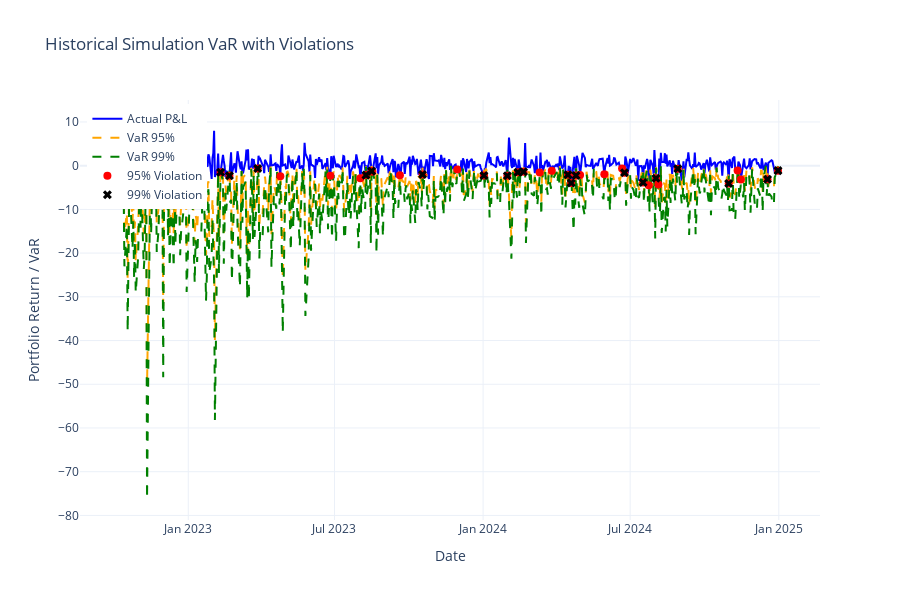

Source (notebook cell):
### Code cell
fig = go.Figure()

# actual P&L line
fig.add_trace(go.Scatter(
    x=results.index, y=results['ActualPnL'],
    mode='lines',
    name='Actual P&L',
    line=dict(color='blue')
))

# VaR 95% line
fig.add_trace(go.Scatter(
    x=results.index, y=-results['Historical95'],
    mode='lines',
    name='VaR 95%',
    line=dict(dash='dash', color='orange')
))

# VaR 99% line
fig.add_trace(go.Scatter(
    x=results.index, y=-results['Historical99'],
    mode='lines',
    name='VaR 99%',
    line=dict(dash='dash', color='green')
))

# violation 95% dots
violation95 = results['Violation95']
fig.add_trace(go.Scatter(
    x=results.index[violation95],
    y=results['ActualPnL'][violation95],
    mode='markers',
    name='95% Violation',
    marker=dict(color='red', size=8, symbol='circle'),
    text=[
        f"Date: {d.strftime('%Y-%m-%d')}<br>PnL: {p:.4f}"
        for d, p in zip(results.index[violation95], results['ActualPnL'][violation95])
    ],
    hoverinfo='text'
))

# violation 99% dots
violation99 = results['Violation99']
fig.add_trace(go.Scatter(
    x=results.index[violation99],
    y=results['ActualPnL'][violation99],
    mode='markers',
    name='99% Violation',
    marker=dict(color='black', size=8, symbol='x'),
    text=[
        f"Date: {d.strftime('%Y-%m-%d')}<br>PnL: {p:.4f}"
        for d, p in zip(results.index[violation99], results['ActualPnL'][violation99])
    ],
    hoverinfo='text'
))

# layout adjustments
fig.update_layout(
    title='Historical Simulation VaR with Violations',
    xaxis_title='Date',
    yaxis_title='Portfolio Return / VaR',
    hovermode='closest',
    template='plotly_white',
    legend=dict(x=0.01, y=0.99),
    height=600
)

fig.show()

### Figure 1 — Plotly figure (JSON) as saved in the notebook; plotly's stock layout.template omitted (floating-point values rounded to 4 significant figures; data arrays with more than 128 entries replaced by an {"elided": "..."} marker saying what was removed)
{"data": [{"line": {"color": "blue"}, "mode": "lines", "name": "Actual P&L", "x": {"elided": "559 str values"}, "y": {"elided": "559 float values"}, "type": "scatter"}, {"line": {"color": "orange", "dash": "dash"}, "mode": "lines", "name": "VaR 95%", "x": {"elided": "559 str values"}, "y": {"elided": "559 float values"}, "type": "scatter"}, {"line": {"color": "green", "dash": "dash"}, "mode": "lines", "name": "VaR 99%", "x": {"elided": "559 str values"}, "y": {"elided": "559 float values"}, "type": "scatter"}, {"hoverinfo": "text", "marker": {"color": "red", "size": 8, "symbol": "circle"}, "mode": "markers", "name": "95% Violation", "text": ["Date: 2022-10-11<br>PnL: -1.7477", "Date: 2022-11-02<br>PnL: -3.9576", "Date: 2022-11-28<br>PnL: -1.9154", "Date: 2022-12-06<br>PnL: -3.7105", "Date: 2022-12-15<br>PnL: -4.0537", "Date: 2022-12-19<br>PnL: -2.5840", "Date: 2023-02-10<br>PnL: -1.5311", "Date: 2023-02-21<br>PnL: -2.2997", "Date: 2023-03-28<br>PnL: -0.6326", "Date: 2023-04-25<br>PnL: -2.4430", "Date: 2023-06-26<br>PnL: -2.3355", "Date: 2023-08-02<br>PnL: -2.8944", "Date: 2023-08-09<br>PnL: -2.1655", "Date: 2023-08-16<br>PnL: -1.2510", "Date: 2023-08-17<br>PnL: -1.3769", "Date: 2023-09-20<br>PnL: -2.1870", "Date: 2023-10-18<br>PnL: -2.0287", "Date: 2023-11-30<br>PnL: -0.8509", "Date: 2024-01-02<br>PnL: -2.2647", "Date: 2024-01-31<br>PnL: -2.3245", "Date: 2024-02-13<br>PnL: -1.5074", "Date: 2024-02-20<br>PnL: -1.3908", "Date: 2024-03-11<br>PnL: -1.5479", "Date: 2024-03-26<br>PnL: -1.1549", "Date: 2024-04-15<br>PnL: -2.0721", "Date: 2024-04-19<br>PnL: -3.9731", "Date: 2024-04-25<br>PnL: -2.2308", "Date: 2024-04-30<br>PnL: -2.1163", "Date: 2024-05-30<br>PnL: -1.9599", "Date: 2024-06-21<br>PnL: -0.6422", "Date: 2024-06-24<br>PnL: -1.6236", "Date: 2024-07-17<br>PnL: -3.8550", "Date: 2024-07-24<br>PnL: -4.4856", "Date: 2024-08-02<br>PnL: -2.8677", "Date: 2024-08-05<br>PnL: -4.3170", "Date: 2024-08-29<br>PnL: -0.6983", "Date: 2024-10-31<br>PnL: -4.0874", "Date: 2024-11-11<br>PnL: -1.1209", "Date: 2024-11-15<br>PnL: -3.1846", "Date: 2024-12-18<br>PnL: -3.1003", "Date: 2024-12-31<br>PnL: -1.1382"], "x": ["2022-10-11T00:00:00.000000000", "2022-11-02T00:00:00.000000000", "2022-11-28T00:00:00.000000000", "2022-12-06T00:00:00.000000000", "2022-12-15T00:00:00.000000000", "2022-12-19T00:00:00.000000000", "2023-02-10T00:00:00.000000000", "2023-02-21T00:00:00.000000000", "2023-03-28T00:00:00.000000000", "2023-04-25T00:00:00.000000000", "2023-06-26T00:00:00.000000000", "2023-08-02T00:00:00.000000000", "2023-08-09T00:00:00.000000000", "2023-08-16T00:00:00.000000000", "2023-08-17T00:00:00.000000000", "2023-09-20T00:00:00.000000000", "2023-10-18T00:00:00.000000000", "2023-11-30T00:00:00.000000000", "2024-01-02T00:00:00.000000000", "2024-01-31T00:00:00.000000000", "2024-02-13T00:00:00.000000000", "2024-02-20T00:00:00.000000000", "2024-03-11T00:00:00.000000000", "2024-03-26T00:00:00.000000000", "2024-04-15T00:00:00.000000000", "2024-04-19T00:00:00.000000000", "2024-04-25T00:00:00.000000000", "2024-04-30T00:00:00.000000000", "2024-05-30T00:00:00.000000000", "2024-06-21T00:00:00.000000000", "2024-06-24T00:00:00.000000000", "2024-07-17T00:00:00.000000000", "2024-07-24T00:00:00.000000000", "2024-08-02T00:00:00.000000000", "2024-08-05T00:00:00.000000000", "2024-08-29T00:00:00.000000000", "2024-10-31T00:00:00.000000000", "2024-11-11T00:00:00.000000000", "2024-11-15T00:00:00.000000000", "2024-12-18T00:00:00.000000000", "2024-12-31T00:00:00.000000000"], "y": [-1.748, -3.958, -1.915, -3.71, -4.054, -2.584, -1.531, -2.3, -0.6326, -2.443, -2.335, -2.894, -2.165, -1.251, -1.377, -2.187, -2.029, -0.8509, -2.265, -2.325, -1.507, -1.391, -1.548, -1.155, -2.072, -3.973, -2.231, -2.116, -1.96, -0.6422, -1.624, -3.855, -4.486, -2.868, -4.317, -0.6983, -4.087, -1.121, -3.185, -3.1, -1.138], "type": "scatter"}, {"hoverinfo": "text", "marker": {"color": "black", "size": 8, "symbol": "x"}, "mode": "markers", "name": "99% Violation", "text": ["Date: 2022-10-11<br>PnL: -1.7477", "Date: 2022-11-02<br>PnL: -3.9576", "Date: 2022-11-28<br>PnL: -1.9154", "Date: 2022-12-15<br>PnL: -4.0537", "Date: 2022-12-19<br>PnL: -2.5840", "Date: 2023-02-10<br>PnL: -1.5311", "Date: 2023-02-21<br>PnL: -2.2997", "Date: 2023-03-28<br>PnL: -0.6326", "Date: 2023-08-09<br>PnL: -2.1655", "Date: 2023-08-16<br>PnL: -1.2510", "Date: 2023-10-18<br>PnL: -2.0287", "Date: 2024-01-02<br>PnL: -2.2647", "Date: 2024-01-31<br>PnL: -2.3245", "Date: 2024-02-13<br>PnL: -1.5074", "Date: 2024-02-20<br>PnL: -1.3908", "Date: 2024-04-15<br>PnL: -2.0721", "Date: 2024-04-19<br>PnL: -3.9731", "Date: 2024-04-25<br>PnL: -2.2308", "Date: 2024-06-24<br>PnL: -1.6236", "Date: 2024-07-17<br>PnL: -3.8550", "Date: 2024-08-02<br>PnL: -2.8677", "Date: 2024-08-29<br>PnL: -0.6983", "Date: 2024-10-31<br>PnL: -4.0874", "Date: 2024-12-18<br>PnL: -3.1003", "Date: 2024-12-31<br>PnL: -1.1382"], "x": ["2022-10-11T00:00:00.000000000", "2022-11-02T00:00:00.000000000", "2022-11-28T00:00:00.000000000", "2022-12-15T00:00:00.000000000", "2022-12-19T00:00:00.000000000", "2023-02-10T00:00:00.000000000", "2023-02-21T00:00:00.000000000", "2023-03-28T00:00:00.000000000", "2023-08-09T00:00:00.000000000", "2023-08-16T00:00:00.000000000", "2023-10-18T00:00:00.000000000", "2024-01-02T00:00:00.000000000", "2024-01-31T00:00:00.000000000", "2024-02-13T00:00:00.000000000", "2024-02-20T00:00:00.000000000", "2024-04-15T00:00:00.000000000", "2024-04-19T00:00:00.000000000", "2024-04-25T00:00:00.000000000", "2024-06-24T00:00:00.000000000", "2024-07-17T00:00:00.000000000", "2024-08-02T00:00:00.000000000", "2024-08-29T00:00:00.000000000", "2024-10-31T00:00:00.000000000", "2024-12-18T00:00:00.000000000", "2024-12-31T00:00:00.000000000"], "y": [-1.748, -3.958, -1.915, -4.054, -2.584, -1.531, -2.3, -0.6326, -2.165, -1.251, -2.029, -2.265, -2.325, -1.507, -1.391, -2.072, -3.973, -2.231, -1.624, -3.855, -2.868, -0.6983, -4.087, -3.1, -1.138], "type": "scatter"}], "layout": {"legend": {"x": 0.01, "y": 0.99}, "title": {"text": "Historical Simulation VaR with Violations"}, "xaxis": {"title": {"text": "Date"}}, "yaxis": {"title": {"text": "Portfolio Return / VaR"}}, "hovermode": "closest", "height": 600}}
